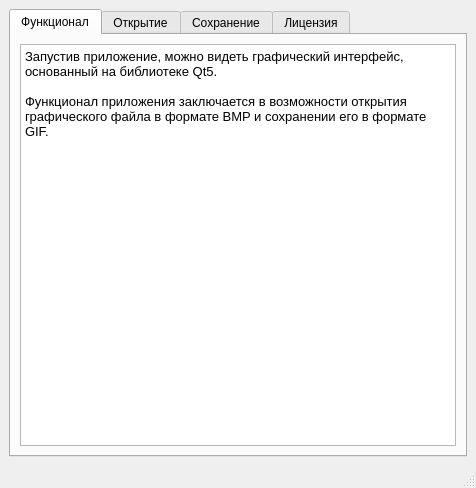
<?xml version="1.0" encoding="UTF-8"?>
<ui version="4.0">
 <class>HelpWindow</class>
 <widget class="QMainWindow" name="HelpWindow">
  <property name="windowModality">
   <enum>Qt::WindowModal</enum>
  </property>
  <property name="geometry">
   <rect>
    <x>0</x>
    <y>0</y>
    <width>476</width>
    <height>488</height>
   </rect>
  </property>
  <property name="windowTitle">
   <string>Справка</string>
  </property>
  <property name="windowIcon">
   <iconset resource="resources.qrc">
    <normaloff>:/resources/icons/icons8-help-100.png</normaloff>:/resources/icons/icons8-help-100.png</iconset>
  </property>
  <widget class="QWidget" name="centralwidget">
   <layout class="QGridLayout" name="gridLayout">
    <item row="0" column="0">
     <layout class="QVBoxLayout" name="verticalLayout">
      <item>
       <widget class="QTabWidget" name="tabWidget">
        <property name="currentIndex">
         <number>0</number>
        </property>
        <widget class="QWidget" name="functionalityInfo">
         <property name="toolTip">
          <string>Информация про открытие файла</string>
         </property>
         <attribute name="title">
          <string>Функционал</string>
         </attribute>
         <layout class="QGridLayout" name="gridLayout_3">
          <item row="0" column="0">
           <layout class="QVBoxLayout" name="verticalLayout_3">
            <item>
             <widget class="QTextBrowser" name="textBrowser_2">
              <property name="html">
               <string>&lt;!DOCTYPE HTML PUBLIC &quot;-//W3C//DTD HTML 4.0//EN&quot; &quot;http://www.w3.org/TR/REC-html40/strict.dtd&quot;&gt;
&lt;html&gt;&lt;head&gt;&lt;meta name=&quot;qrichtext&quot; content=&quot;1&quot; /&gt;&lt;style type=&quot;text/css&quot;&gt;
p, li { white-space: pre-wrap; }
&lt;/style&gt;&lt;/head&gt;&lt;body style=&quot; font-family:'MS Shell Dlg 2'; font-size:8.25pt; font-weight:400; font-style:normal;&quot;&gt;
&lt;p style=&quot; margin-top:0px; margin-bottom:0px; margin-left:0px; margin-right:0px; -qt-block-indent:0; text-indent:0px;&quot;&gt;&lt;span style=&quot; font-family:'MS Shell Dlg 2'; font-size:10pt;&quot;&gt;Запустив приложение, можно видеть графический интерфейс, основанный на библиотеке Qt5.&lt;/span&gt;&lt;/p&gt;
&lt;p style=&quot;-qt-paragraph-type:empty; margin-top:0px; margin-bottom:0px; margin-left:0px; margin-right:0px; -qt-block-indent:0; text-indent:0px; font-family:'MS Shell Dlg 2'; font-size:10pt;&quot;&gt;&lt;br /&gt;&lt;/p&gt;
&lt;p style=&quot; margin-top:0px; margin-bottom:0px; margin-left:0px; margin-right:0px; -qt-block-indent:0; text-indent:0px;&quot;&gt;&lt;span style=&quot; font-family:'MS Shell Dlg 2'; font-size:10pt;&quot;&gt;Функционал приложения заключается в возможности открытия графического файла в формате BMP и сохранении его в формате GIF.&lt;/span&gt;&lt;/p&gt;&lt;/body&gt;&lt;/html&gt;</string>
              </property>
             </widget>
            </item>
           </layout>
          </item>
         </layout>
        </widget>
        <widget class="QWidget" name="tab">
         <attribute name="title">
          <string>Открытие</string>
         </attribute>
         <layout class="QGridLayout" name="gridLayout_4">
          <item row="0" column="0">
           <layout class="QVBoxLayout" name="verticalLayout_4">
            <item>
             <widget class="QTextBrowser" name="textBrowser_3">
              <property name="html">
               <string>&lt;!DOCTYPE HTML PUBLIC &quot;-//W3C//DTD HTML 4.0//EN&quot; &quot;http://www.w3.org/TR/REC-html40/strict.dtd&quot;&gt;
&lt;html&gt;&lt;head&gt;&lt;meta name=&quot;qrichtext&quot; content=&quot;1&quot; /&gt;&lt;style type=&quot;text/css&quot;&gt;
p, li { white-space: pre-wrap; }
&lt;/style&gt;&lt;/head&gt;&lt;body style=&quot; font-family:'MS Shell Dlg 2'; font-size:8.25pt; font-weight:400; font-style:normal;&quot;&gt;
&lt;p style=&quot; margin-top:0px; margin-bottom:0px; margin-left:0px; margin-right:0px; -qt-block-indent:0; text-indent:0px;&quot;&gt;&lt;span style=&quot; font-family:'MS Shell Dlg 2'; font-size:10pt;&quot;&gt;Для того, чтобы октрыть изображение, нажмите на пиктограмму действия &amp;quot;Открыть&amp;quot; в главном меню в панели управления, или зайдите в меню и выберите пункт &amp;quot;Файл&amp;quot; -&amp;gt; &amp;quot;Открыть&amp;quot;.&lt;/span&gt;&lt;/p&gt;
&lt;p style=&quot;-qt-paragraph-type:empty; margin-top:0px; margin-bottom:0px; margin-left:0px; margin-right:0px; -qt-block-indent:0; text-indent:0px; font-family:'MS Shell Dlg 2'; font-size:10pt;&quot;&gt;&lt;br /&gt;&lt;/p&gt;
&lt;p style=&quot; margin-top:0px; margin-bottom:0px; margin-left:0px; margin-right:0px; -qt-block-indent:0; text-indent:0px;&quot;&gt;&lt;span style=&quot; font-family:'MS Shell Dlg 2'; font-size:10pt;&quot;&gt;В появившемся окне выберите необходимый файл в формате BMP.&lt;/span&gt;&lt;/p&gt;&lt;/body&gt;&lt;/html&gt;</string>
              </property>
             </widget>
            </item>
           </layout>
          </item>
         </layout>
        </widget>
        <widget class="QWidget" name="saveInfo">
         <attribute name="title">
          <string>Сохранение</string>
         </attribute>
         <layout class="QGridLayout" name="gridLayout_5">
          <item row="0" column="0">
           <layout class="QVBoxLayout" name="verticalLayout_5">
            <item>
             <widget class="QTextBrowser" name="textBrowser_4">
              <property name="html">
               <string>&lt;!DOCTYPE HTML PUBLIC &quot;-//W3C//DTD HTML 4.0//EN&quot; &quot;http://www.w3.org/TR/REC-html40/strict.dtd&quot;&gt;
&lt;html&gt;&lt;head&gt;&lt;meta name=&quot;qrichtext&quot; content=&quot;1&quot; /&gt;&lt;style type=&quot;text/css&quot;&gt;
p, li { white-space: pre-wrap; }
&lt;/style&gt;&lt;/head&gt;&lt;body style=&quot; font-family:'MS Shell Dlg 2'; font-size:8.25pt; font-weight:400; font-style:normal;&quot;&gt;
&lt;p style=&quot; margin-top:0px; margin-bottom:0px; margin-left:0px; margin-right:0px; -qt-block-indent:0; text-indent:0px;&quot;&gt;&lt;span style=&quot; font-family:'MS Shell Dlg 2'; font-size:10pt;&quot;&gt;Для того, чтобы сохранить изображение, нажмите на пиктограмму действия &amp;quot;Сохранить как...&amp;quot; в главном меню в панели управления, или зайдите в меню и выберите пункт &amp;quot;Файл&amp;quot; -&amp;gt; &amp;quot;Сохранить как...&amp;quot;.&lt;/span&gt;&lt;/p&gt;
&lt;p style=&quot;-qt-paragraph-type:empty; margin-top:0px; margin-bottom:0px; margin-left:0px; margin-right:0px; -qt-block-indent:0; text-indent:0px; font-family:'MS Shell Dlg 2'; font-size:10pt;&quot;&gt;&lt;br /&gt;&lt;/p&gt;
&lt;p style=&quot; margin-top:0px; margin-bottom:0px; margin-left:0px; margin-right:0px; -qt-block-indent:0; text-indent:0px;&quot;&gt;&lt;span style=&quot; font-family:'MS Shell Dlg 2'; font-size:10pt;&quot;&gt;В появившемся окне выберите путь, куда хотите сохранить изображение в формате GIF.&lt;/span&gt;&lt;/p&gt;&lt;/body&gt;&lt;/html&gt;</string>
              </property>
             </widget>
            </item>
           </layout>
          </item>
         </layout>
        </widget>
        <widget class="QWidget" name="licenceInfo">
         <attribute name="title">
          <string>Лицензия</string>
         </attribute>
         <layout class="QGridLayout" name="gridLayout_2">
          <item row="0" column="0">
           <layout class="QVBoxLayout" name="verticalLayout_2">
            <item>
             <widget class="QTextBrowser" name="textBrowser">
              <property name="html">
               <string>&lt;!DOCTYPE HTML PUBLIC &quot;-//W3C//DTD HTML 4.0//EN&quot; &quot;http://www.w3.org/TR/REC-html40/strict.dtd&quot;&gt;
&lt;html&gt;&lt;head&gt;&lt;meta name=&quot;qrichtext&quot; content=&quot;1&quot; /&gt;&lt;style type=&quot;text/css&quot;&gt;
p, li { white-space: pre-wrap; }
&lt;/style&gt;&lt;/head&gt;&lt;body style=&quot; font-family:'MS Shell Dlg 2'; font-size:8.25pt; font-weight:400; font-style:normal;&quot;&gt;
&lt;p style=&quot; margin-top:0px; margin-bottom:0px; margin-left:0px; margin-right:0px; -qt-block-indent:0; text-indent:0px;&quot;&gt;&lt;span style=&quot; font-family:'MS Shell Dlg 2'; font-size:10pt; font-weight:600;&quot;&gt;Лицензия MIT:&lt;/span&gt;&lt;/p&gt;
&lt;p style=&quot;-qt-paragraph-type:empty; margin-top:0px; margin-bottom:0px; margin-left:0px; margin-right:0px; -qt-block-indent:0; text-indent:0px; font-family:'MS Shell Dlg 2'; font-size:10pt;&quot;&gt;&lt;br /&gt;&lt;/p&gt;
&lt;p style=&quot; margin-top:0px; margin-bottom:0px; margin-left:0px; margin-right:0px; -qt-block-indent:0; text-indent:0px;&quot;&gt;&lt;span style=&quot; font-family:'MS Shell Dlg 2'; font-size:10pt;&quot;&gt;Copyright (c) 2019 Чесалин Илья Евгеньевич&lt;/span&gt;&lt;/p&gt;
&lt;p style=&quot;-qt-paragraph-type:empty; margin-top:0px; margin-bottom:0px; margin-left:0px; margin-right:0px; -qt-block-indent:0; text-indent:0px; font-family:'MS Shell Dlg 2'; font-size:10pt;&quot;&gt;&lt;br /&gt;&lt;/p&gt;
&lt;p style=&quot; margin-top:0px; margin-bottom:0px; margin-left:0px; margin-right:0px; -qt-block-indent:0; text-indent:0px;&quot;&gt;&lt;span style=&quot; font-family:'MS Shell Dlg 2'; font-size:10pt;&quot;&gt;Данная лицензия разрешает лицам, получившим копию данного программного обеспечения и сопутствующей документации (в дальнейшем именуемыми «Программное обеспечение»), безвозмездно использовать Программное обеспечение без ограничений, включая неограниченное право на использование, копирование, изменение, слияние, публикацию, распространение, сублицензирование и/или продажу копий Программного обеспечения, а также лицам, которым предоставляется данное Программное обеспечение, при соблюдении следующих условий: &lt;/span&gt;&lt;/p&gt;
&lt;p style=&quot;-qt-paragraph-type:empty; margin-top:0px; margin-bottom:0px; margin-left:0px; margin-right:0px; -qt-block-indent:0; text-indent:0px; font-family:'MS Shell Dlg 2'; font-size:10pt;&quot;&gt;&lt;br /&gt;&lt;/p&gt;
&lt;p style=&quot; margin-top:0px; margin-bottom:0px; margin-left:0px; margin-right:0px; -qt-block-indent:0; text-indent:0px;&quot;&gt;&lt;span style=&quot; font-family:'MS Shell Dlg 2'; font-size:10pt;&quot;&gt;Указанное выше уведомление об авторском праве и данные условия должны быть включены во все копии или значимые части данного Программного обеспечения.&lt;/span&gt;&lt;/p&gt;&lt;/body&gt;&lt;/html&gt;</string>
              </property>
             </widget>
            </item>
           </layout>
          </item>
         </layout>
        </widget>
       </widget>
      </item>
     </layout>
    </item>
   </layout>
  </widget>
  <widget class="QStatusBar" name="statusbar"/>
 </widget>
 <resources>
  <include location="resources.qrc"/>
 </resources>
 <connections/>
</ui>
